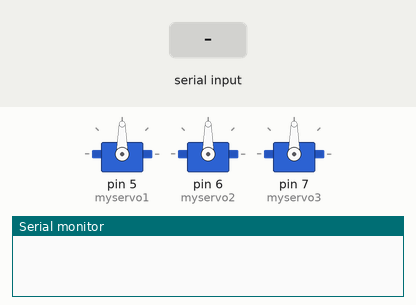
This sketch was run on a simulated Arduino Uno, built with avr-gcc and run on an emulated ATmega328P. Shown: 3 × servo, the last lines printed to the serial monitor. Inputs (shaded band) come from the test bench.

Above: at 1.2 s.
1.3 s: "90,45,200," received over Serial
At 3.5 s:
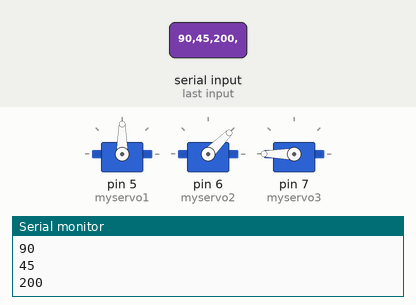
3.8 s: "30,150,10," received over Serial
At 5.6 s:
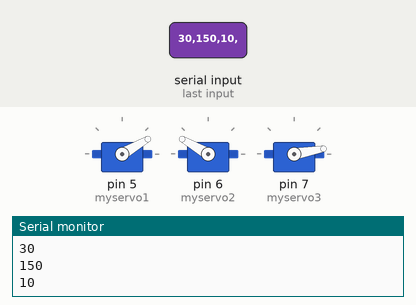
6.3 s: "90,45," received over Serial
At 8.5 s:
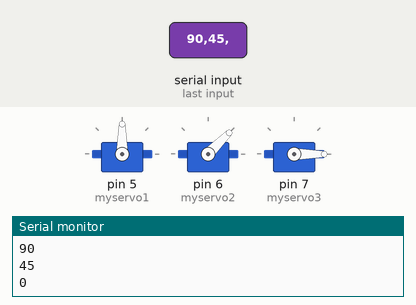
8.8 s: "5," received over Serial
At 11.6 s:
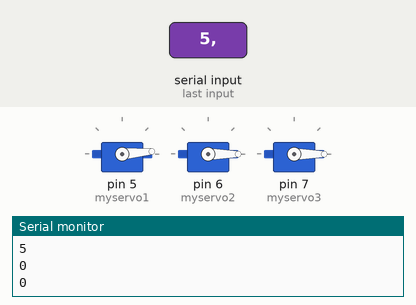
11.8 s: "1,90," received over Serial
At 13.9 s:
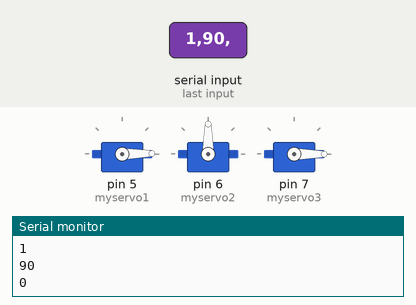
14.3 s: "90," received over Serial
At 17.7 s:
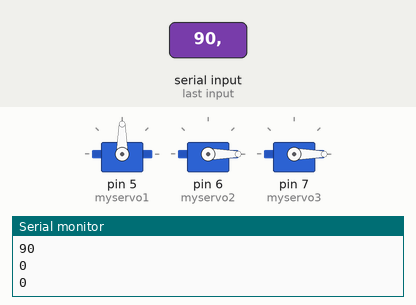
Timing chart, 0 to 18.3 s (numbered marks = the images above; inputs shaded):
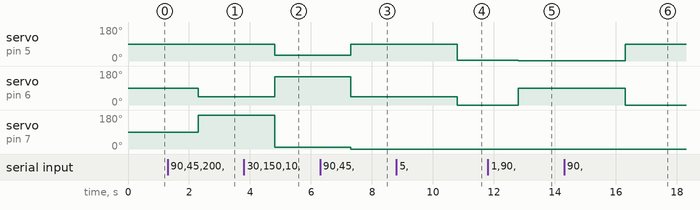

Measured:
- after the input at 1.3 s, servo on pin 6 (myservo2): 90° → 45° after 1.0 s; servo on pin 7 (myservo3): 90° → 180° after 1.0 s
- after the input at 3.8 s, servo on pin 5 (myservo1): 90° → 30° after 1.0 s; servo on pin 6 (myservo2): 45° → 150° after 1.0 s; servo on pin 7 (myservo3): 180° → 10° after 1.0 s
- after the input at 6.3 s, servo on pin 5 (myservo1): 30° → 90° after 1.0 s; servo on pin 6 (myservo2): 150° → 45° after 1.0 s; servo on pin 7 (myservo3): 10° → 0° after 1.0 s
- after the input at 8.8 s, servo on pin 5 (myservo1): 90° → 5° after 2.0 s; servo on pin 6 (myservo2): 45° → 0° after 2.0 s
- after the input at 11.8 s, servo on pin 5 (myservo1): 5° → 1° after 1.0 s; servo on pin 6 (myservo2): 0° → 90° after 1.0 s
- after the input at 14.3 s, servo on pin 5 (myservo1): 1° → 90° after 2.0 s; servo on pin 6 (myservo2): 90° → 0° after 2.0 s

The sketch:

3DOF_Spatial_ARM_Code.ino
```cpp
#include <Servo.h>
Servo myservo1, myservo2, myservo3;

void setup() {
  myservo1.attach(5);
  myservo2.attach(6);
  myservo3.attach(7);
  Serial.begin(9600);

}

void loop() {
  if (Serial.available() > 0)
  {
    String angle1 = Serial.readStringUntil(',');
    Serial.read();
    String angle2 = Serial.readStringUntil(',');
    Serial.read();
    String angle3 = Serial.readStringUntil('\0');
    int angle1int = angle1.toInt();
    int angle2int = angle2.toInt();
    int angle3int = angle3.toInt();
    Serial.println(angle1int);
    Serial.println(angle2int);
    Serial.println(angle3int);
    myservo1.write(angle1int);
    myservo2.write(angle2int);
    myservo3.write(angle3int);
  }
}
```
